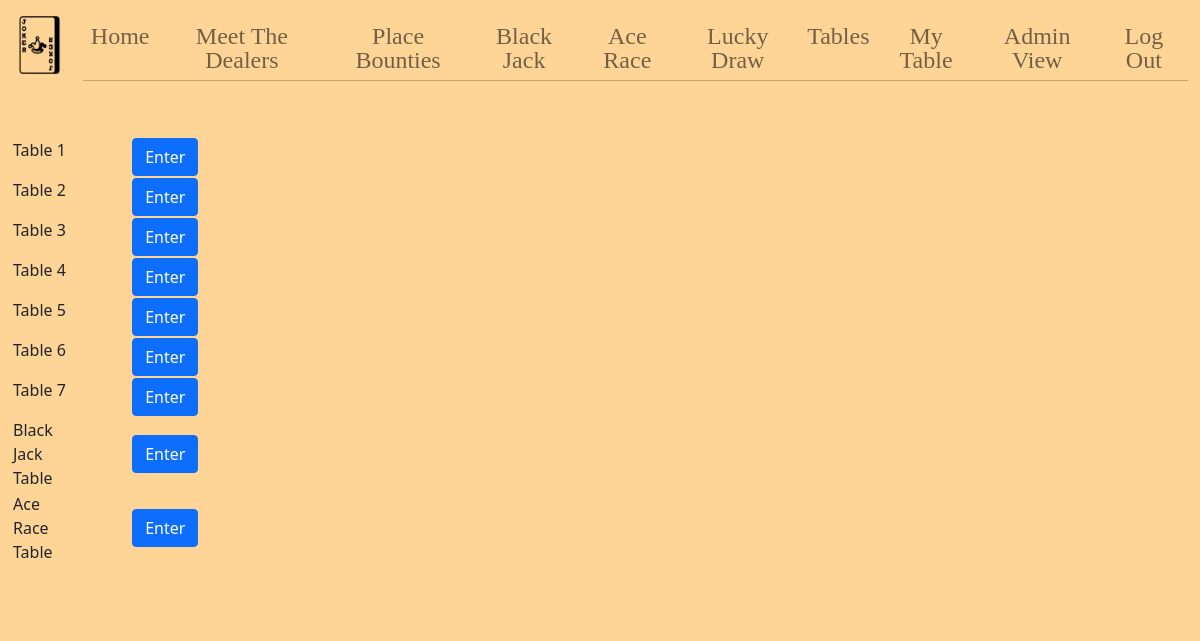
The app's page /tables (signed in) with its own data.
### tables this page shows
CREATE TABLE tables (
id INTEGER PRIMARY KEY AUTOINCREMENT, 
dealerid INTEGER DEFAULT 0,
occupied INTEGER DEFAULT 0,
numPlayers INTEGER
);

### app.py (the view)
@app.route("/tables", methods=["GET", "POST"])
@login_required
def tables():
    if request.method == "POST":
        tableid = int(request.form.get("tableid"))
        if tableid == 1:
            return redirect("/table1")
        if tableid == 2:
            return redirect("/table2")
        if tableid == 3:
            return redirect("/table3")
        if tableid == 4:
            return redirect("/table4")
        if tableid == 5:
            return redirect("/table5")
        if tableid == 6:
            return redirect("/table6")
        if tableid == 7:
            return redirect("/table7")
        if tableid == 8:
            return redirect("/blackjacktable")
        if tableid == 9:
            return redirect("/acetable")
        return redirect("/tables")
    else:
        tables = db.execute("SELECT * FROM tables")
        return render_template("tables.html", tables=tables)

### app.py (called while the page is built)
@app.after_request
def after_request(response):
    response.headers["Cache-Control"] = "no-cache, no-store, must-revalidate"
    response.headers["Expires"] = 0
    response.headers["Pragma"] = "no-cache"
    return response

### helpers.py (called while the page is built)
def login_required(f):
    @wraps(f)
    def decorated_function(*args, **kwargs):
        if session.get("user_id") is None:
            return redirect("/login")
        return f(*args, **kwargs)
    return decorated_function

### templates/tables.html (shortened to what this page needs)
{% extends "layout.html" %}
{% block main %}
    <div class="table-borderless">
    <table>
    {% for table in tables %}
        <tr>
            <form action="/tables" method="post">
                {% if table["id"] == 9  %}
                <td class="text-start col-md-6">Ace Race Table</td>
                <td><input name="tableid" type="hidden" value="{{ table["id"] }}">
                <button class="btn btn-primary btn-update" type="submit">Enter</button></td>
                {% elif table["id"] == 8 %}
                <td class="text-start col-md-6">Black Jack Table</td>
                <td><input name="tableid" type="hidden" value="{{ table["id"] }}">
                <button class="btn btn-primary btn-update" type="submit">Enter</button></td>
                {% else %}
                <td class="text-start col-md-6">Table {{ table["id"] }}</td>
                <td><input name="tableid" type="hidden" value="{{ table["id"] }}">
                <button class="btn btn-primary btn-update" type="submit">Enter</button></td>
                {% endif %}
              </form>
        </tr>
    {% endfor %}
    </table>
    </div>
{% endblock %}

### static/styles.css (style rules this page uses)
body { background-color: #FFD597; }

### static/popups.css (style rules this page uses)
.col-md-6 { float: left; width: 50%; }

### records on screen
tables: id "1"
tables: id "2"
tables: id "3"
tables: id "4"
tables: id "5"
tables: id "6"
tables: id "7"
